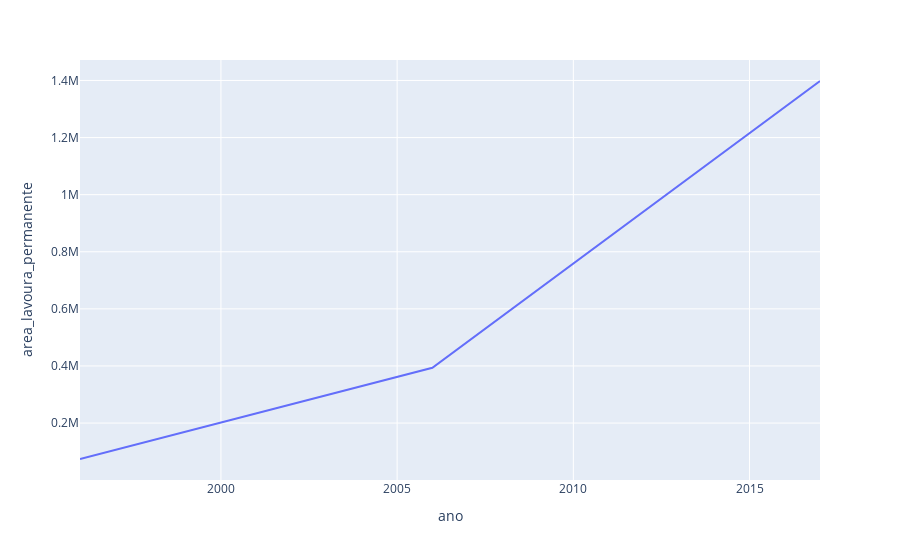

The notebook cell saved with this chart:
### Code cell
px.line(soma_agro, x = 'ano', y = 'area_lavoura_permanente')

### Figure 1 — Plotly figure (JSON) as saved in the notebook; plotly's stock layout.template omitted (floating-point values rounded to 4 significant figures)
{"data": [{"hovertemplate": "ano=%{x}<br>area_lavoura_permanente=%{y}<extra></extra>", "legendgroup": "", "line": {"color": "#636efa", "dash": "solid"}, "marker": {"symbol": "circle"}, "mode": "lines", "name": "", "orientation": "v", "showlegend": false, "type": "scatter", "x": [1996, 2006, 2017], "xaxis": "x", "y": [74100.0, 393400.0, 1398146], "yaxis": "y"}], "layout": {"legend": {"tracegroupgap": 0}, "margin": {"t": 60}, "xaxis": {"anchor": "y", "domain": [0, 1], "title": {"text": "ano"}}, "yaxis": {"anchor": "x", "domain": [0, 1], "title": {"text": "area_lavoura_permanente"}}}}
